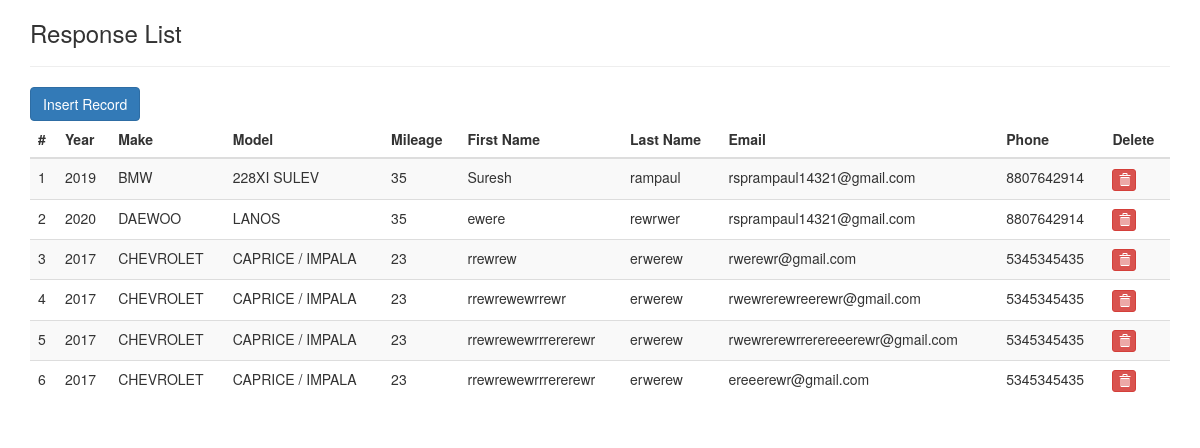
The page / on the database its author committed.
### tables this page shows
CREATE TABLE `quick_response` (
  `id` int(11) NOT NULL,
  `year_c` varchar(100) NOT NULL,
  `make` varchar(100) NOT NULL,
  `model` varchar(100) NOT NULL,
  `mileage` int(11) NOT NULL,
  `fname` varchar(100) NOT NULL,
  `lname` varchar(100) NOT NULL,
  `email` varchar(50) NOT NULL,
  `phone` varchar(50) NOT NULL,
  `state_c` int(11) NOT NULL
);

### index.php (the view, shortened to what this page needs)
<?php
require_once'dbconfig.php';
?>
<!DOCTYPE html>
<html lang="en">
<head>
    <link href="https://maxcdn.bootstrapcdn.com/bootstrap/3.3.0/css/bootstrap.min.css" rel="stylesheet">
</head>
<body>
<div class="container">
    <div class="row">
        <div class="col-md-12">
            <h3>Response List</h3> <hr />
            <a href="insert.php"><button class="btn btn-primary"> Insert Record</button></a>
            <div class="table-responsive">
                <table id="mytable" class="table table-bordred table-striped">
                    <thead>
                    <th>#</th>
                    <th>Year</th>
                    <th>Make</th>
                    <th>Model</th>
                    <th>Mileage</th>
                    <th>First Name</th>
                    <th>Last Name</th>
                    <th>Email</th>
                    <th>Phone</th>
                    <th>Delete</th>
                    </thead>
                    <tbody>
                    <?php
                    $sql = "SELECT * from quick_response";
                    $query = $dbh->prepare($sql);
                    $query->execute();
                    $results=$query->fetchAll(PDO::FETCH_OBJ);
                    $cnt=1;
                    if($query->rowCount() > 0)
                    {
                        foreach($results as $result)
                        {
                            ?>
                            <tr>
                                <td><?php echo htmlentities($cnt);?></td>
                                <td><?php echo htmlentities($result->year_c);?></td>
                                <td><?php echo htmlentities($result->make);?></td>
                                <td><?php echo htmlentities($result->model);?></td>
                                <td><?php echo   ($result->mileage)?htmlentities($result->mileage):'-';?></td>
                                <td><?php echo htmlentities($result->fname);?></td>
                                <td><?php echo htmlentities($result->lname);?></td>
                                <td><?php echo htmlentities($result->email);?></td>
                                <td><?php echo htmlentities($result->phone);?></td>
                                <td>
                                    <a href="index.php?del=<?php echo htmlentities($result->id);?>">
                                        <button class="btn btn-danger btn-xs" onClick="return confirm('Do you really want to delete');">
                                            <span class="glyphicon glyphicon-trash"></span></button></a>
                                </td>
                            </tr>
                            <?php
                            $cnt++;
                        }} ?>
                    </tbody>
                </table>
            </div>
        </div>
    </div>
</div>
</body>
</html>

### rows shown on the page
quick_response: year_c "2019", make "BMW", model "228XI SULEV", mileage "35", fname "Suresh", lname "rampaul", email "rsprampaul14321@gmail.com", phone "8807642914"
quick_response: year_c "2020", make "DAEWOO", model "LANOS", mileage "35", fname "ewere", lname "rewrwer", email "rsprampaul14321@gmail.com", phone "8807642914"
quick_response: year_c "2017", make "CHEVROLET", model "CAPRICE / IMPALA", mileage "23", fname "rrewrew", lname "erwerew", email "rwerewr@gmail.com", phone "5345345435"
quick_response: year_c "2017", make "CHEVROLET", model "CAPRICE / IMPALA", mileage "23", fname "rrewrewewrrewr", lname "erwerew", email "rwewrerewreerewr@gmail.com", phone "5345345435"
quick_response: year_c "2017", make "CHEVROLET", model "CAPRICE / IMPALA", mileage "23", fname "rrewrewewrrrererewr", lname "erwerew", email "rwewrerewrrerereeerewr@gmail.com", phone "5345345435"
quick_response: year_c "2017", make "CHEVROLET", model "CAPRICE / IMPALA", mileage "23", fname "rrewrewewrrrererewr", lname "erwerew", email "ereeerewr@gmail.com", phone "5345345435"
